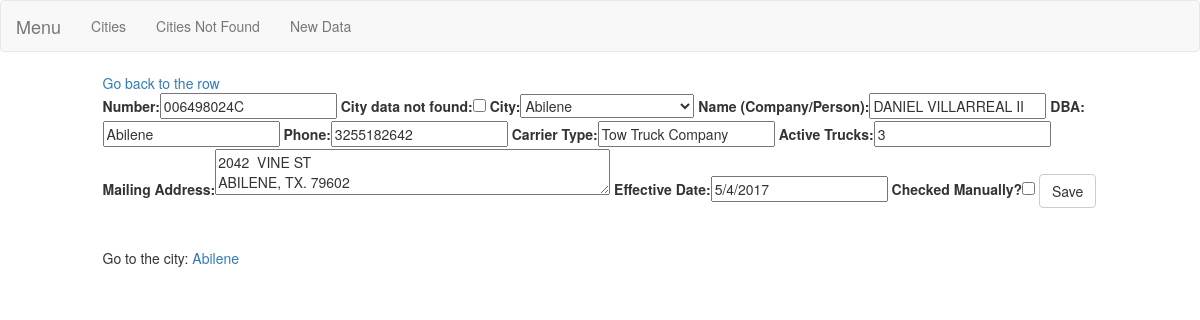
/data_form/9, run on the app's committed database.
### data/models.py (models this page shows)
class DataModel(models.Model):
    active_no = models.CharField(max_length=256, db_index=True, verbose_name="Number", null=True)
    city_data_not_found = models.BooleanField(default=False)
    city = models.CharField(max_length=256, db_index=True, verbose_name="City",  null=False)
    name = models.CharField(max_length=256,  default="")
    dba = models.CharField(max_length=256,  default="")
    phone = models.CharField(max_length=256, default="")
    carrier_type = models.CharField(max_length=256, default="")
    active_trucks = models.IntegerField(default=-1)
    mailing_address = models.CharField(max_length=256, default="")
    effective_date = models.CharField(max_length=256, default="")
    checked_manually = models.BooleanField(default=False)
    record_url = models.URLField()  # According to active no

### data/views.py (the view, shortened to what this page needs)
# urls.py: url(r'^data_form/(?P<data_id>[0-9a-zA-Z]*)$', DataFormView.as_view(), name="data_form"),
class DataFormView(View):
    template = "data_form.html"
    def get(self, request, data_id=""):
        city = ""
        if data_id:
            d = DataModel.objects.get(pk=int(data_id))
            city = d.city
            form = DataFormForm(initial={
                "active_no": d.active_no,
                "city_data_not_found" : d.city_data_not_found,
                "city": d.city,
                "name": d.name,
                "dba": d.city,
                "phone": d.phone,
                "carrier_type": d.carrier_type,
                "active_trucks": d.active_trucks,
                "mailing_address": d.mailing_address,
                "effective_date": d.effective_date,
                "checked_manually": d.checked_manually,
                "data_id": d.id
            })
            active_no = d.active_no
        else:
            form = DataFormForm()
            active_no = ""
        return render(request, self.template, context={
            "form": form,
            "city": city,
            "data_id": data_id,
            "active_no": active_no
        })

### data/forms.py
class DataFormForm(forms.Form):
    active_no = forms.CharField(required=False, initial="", max_length=256, label="Number")
    city_data_not_found = forms.BooleanField(required=False, initial=False, label="City data not found")
    city = forms.ChoiceField(required=True, choices=cities_choices, label="City")
    name = forms.CharField(required=False, max_length=256, label="Name (Company/Person)")
    dba = forms.CharField(required=False, max_length=256, label="DBA")
    phone = forms.CharField(required=False, max_length=256, label="Phone")
    carrier_type = forms.CharField(required=False, max_length=256, label="Carrier Type")
    active_trucks = forms.IntegerField(required=False, initial=0, label="Active Trucks")
    mailing_address = forms.CharField(required=False, initial="", max_length=256, widget=forms.Textarea(attrs={"rows": 2, "cols": 50}), label="Mailing Address")
    effective_date = forms.CharField(required=False, initial="", max_length=256, label="Effective Date")
    checked_manually = forms.BooleanField(required=False, initial=False, label="Checked Manually?")
    data_id = forms.IntegerField(required=False, widget=forms.HiddenInput)

### data/templates/data_form.html (shortened to what this page needs)
{% extends "./base.html" %}
{% load bootstrap %}
{% block content %}
    <div class="row">
        <div class="col-md-12">
            {% if data_id and city %}
                <a href="{% url 'data:list_data' city=city %}#data-id-{{ data_id }}"> Go back to the row </a>
            {% endif %}
            <br />
            <form method="post" action="{% url 'data:data_form' data_id=''%}" class="" id="data_form">
                {{ form|bootstrap }}
                <button type="submit" class="btn btn-default" id="submit_button">Save</button>
            </form>
            <br/>
            <br/>
            Go to the city: {% if city %} <a href="{% url 'data:list_data' city=city %}">{{ city }}</a> {% endif %}
            <br/>
            <br/>
        </div>
    </div>
{% endblock %}

### data on the page
DataModel: active_no "006498024C", city "Abilene", name "DANIEL VILLARREAL II", dba "Abilene", phone "3255182642", carrier_type "Tow Truck Company", active_trucks "3", mailing_address "2042 VINE ST ABILENE, TX. 79602", effective_date "5/4/2017"
